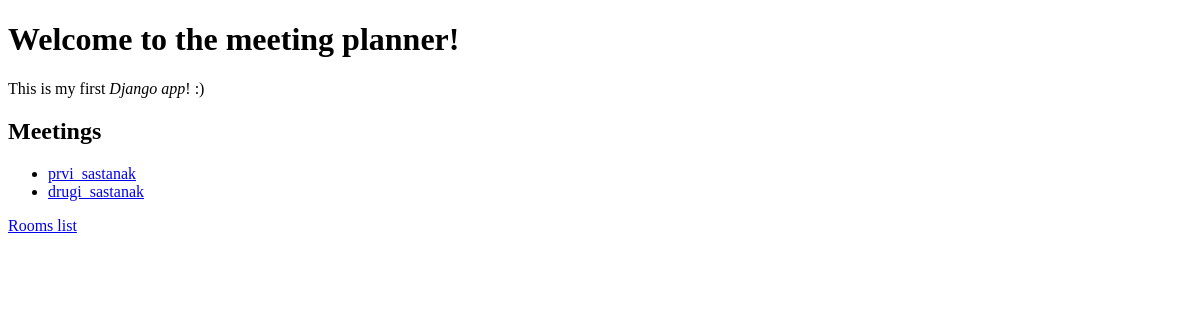
The app's page /, older data.
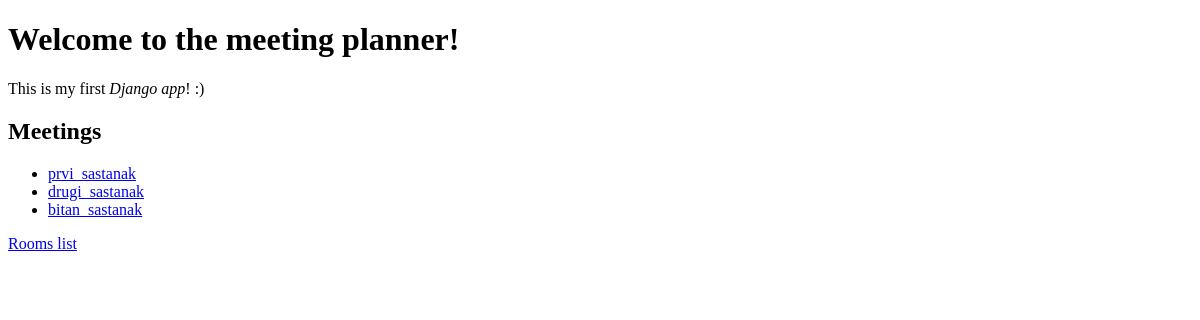
The same page, newer data.
### meetings/models.py (models this page shows, shortened)
class Meeting(models.Model):
    title = models.CharField(max_length=200)
    date = models.DateField()
    start_time = models.TimeField(default=time(9))
    duration = models.IntegerField(default=1)
    room = models.ForeignKey(Room, on_delete=models.CASCADE)

### website/views.py (the view)
# urls.py: path('',welcome, name="welcome"),
def welcome(request):
    return render(request, "website/welcome.html",
                  {"meetings": Meeting.objects.all()})

### website/templates/website/welcome.html (shortened to what this page needs)
<!DOCTYPE html>
<html lang="en">
<head>
</head>
<body>
    <h1>Welcome to the meeting planner!</h1>
    <p>
        This is my first <em>Django app</em>! :)
    </p>
    <h2>Meetings</h2>
    <ul>
        {% for meeting in meetings %}
            <li>
                <a href="{% url 'detail' meeting.id %}">
                    {{meeting.title}}
                </a>
            </li>
        {% endfor %}
    </ul>
    <a href="{% url 'rooms' %}">Rooms list</a>
</body>
</html>

Row changes from the older to the newer data that the page shows:
added Meeting: title "bitan_sastanak"
